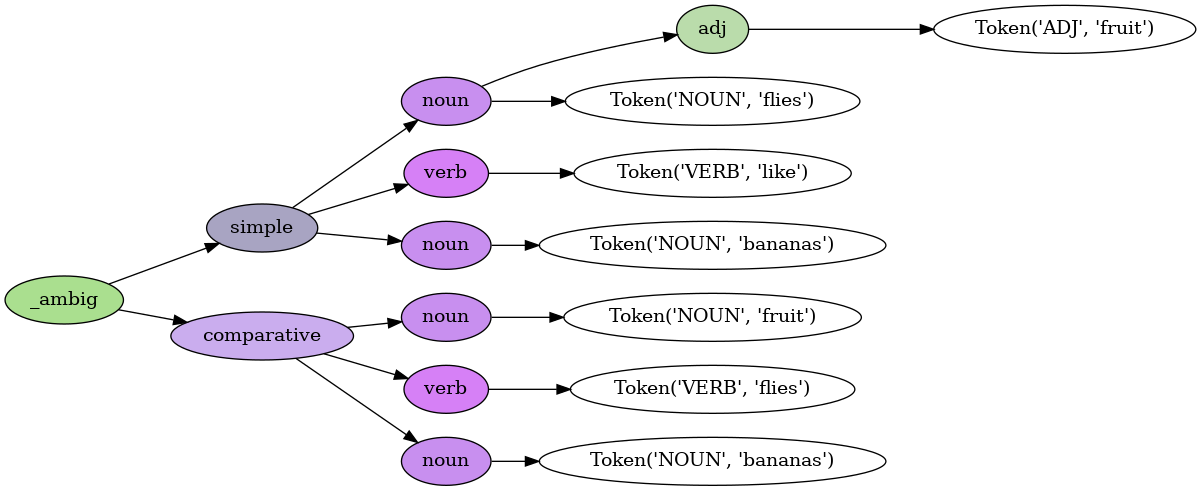

The Python source for this figure:
"""
Handling Ambiguity
==================

A demonstration of ambiguity

This example shows how to use get explicit ambiguity from Lark's Earley parser.

"""
import sys, pydot
from lark import Lark, tree

grammar = """
    sentence: noun verb noun        -> simple
            | noun verb "like" noun -> comparative

    noun: adj? NOUN
    verb: VERB
    adj: ADJ

    NOUN: "flies" | "bananas" | "fruit"
    VERB: "like" | "flies"
    ADJ: "fruit"

    %import common.WS
    %ignore WS
"""

parser = Lark(grammar, start='sentence', ambiguity='explicit')

sentence = 'fruit flies like bananas'

def make_png(filename):
    tree.pydot__tree_to_png( parser.parse(sentence), filename)

def make_dot(filename):
    tree.pydot__tree_to_dot( parser.parse(sentence), filename)

if __name__ == '__main__':
    print(parser.parse(sentence).pretty())
    make_png(sys.argv[1])
    # make_dot(sys.argv[1])

# Output:
#
# _ambig
#   comparative
#     noun	fruit
#     verb	flies
#     noun	bananas
#   simple
#     noun
#       fruit
#       flies
#     verb	like
#     noun	bananas
#
# (or view a nicer version at "./fruitflies.png")
